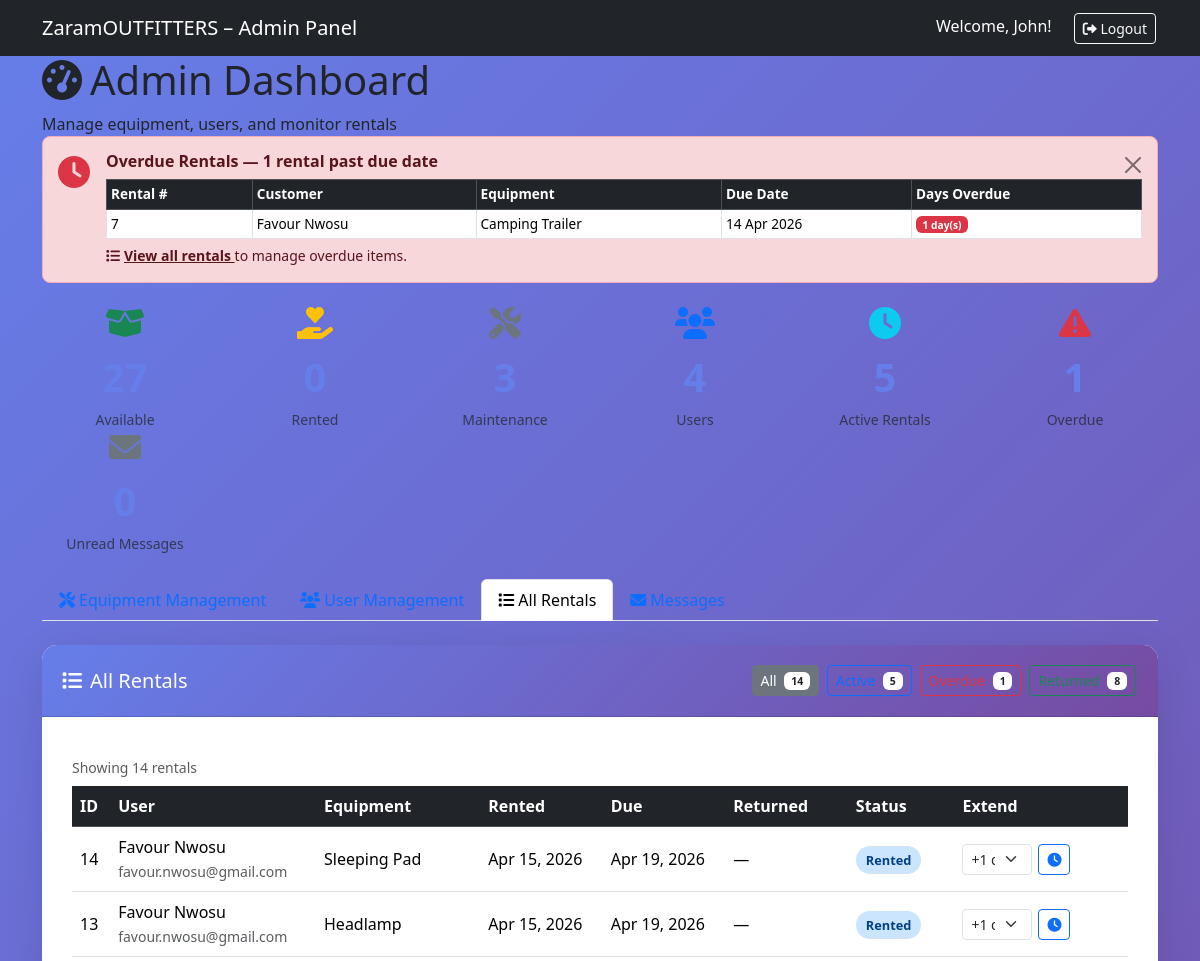
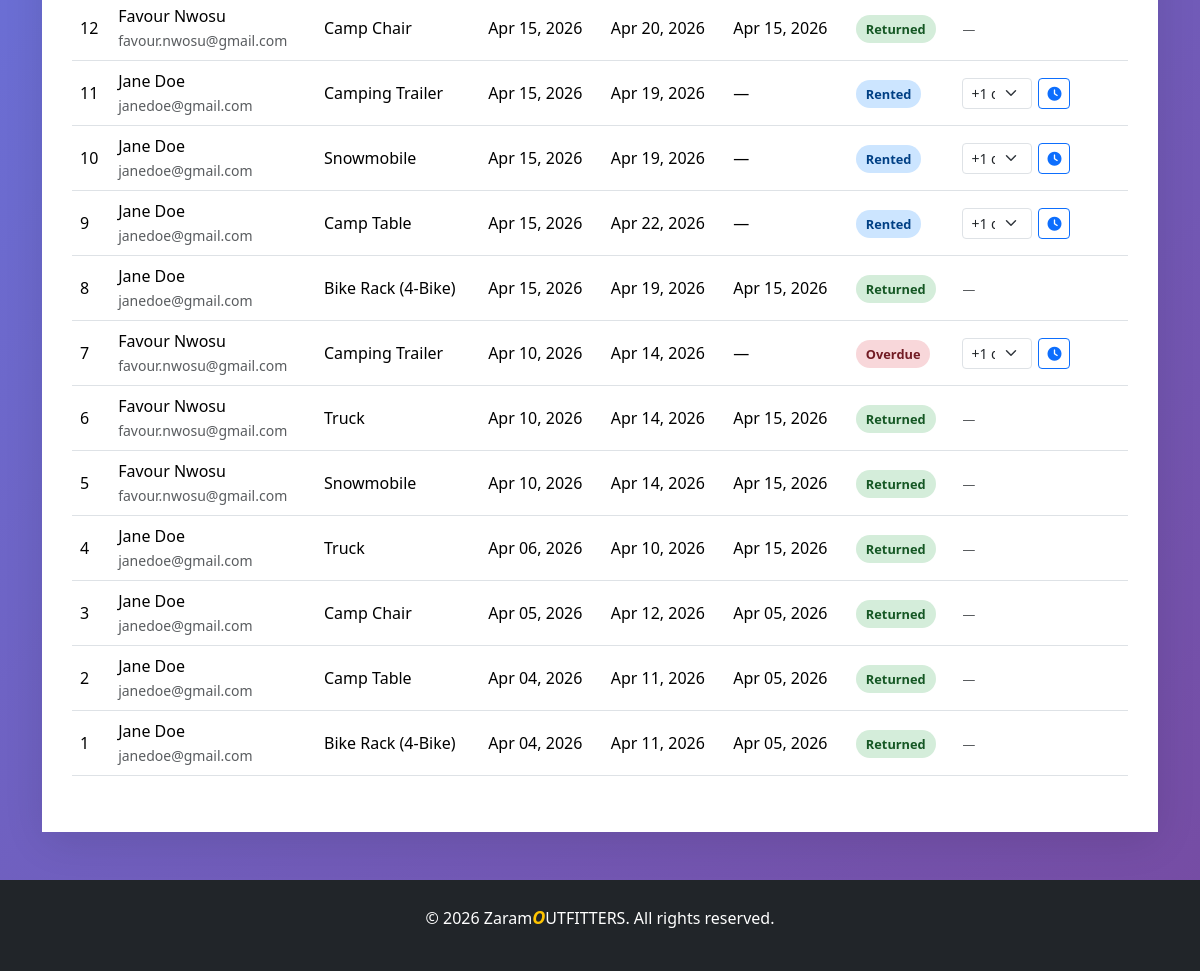
The page /admin-dashboard.php?tab=rentals (signed in) on the database its author committed (2 pictures, top to bottom).
### tables this page shows
CREATE TABLE `rentals` (
  `rental_id` int NOT NULL,
  `user_id` int NOT NULL,
  `equipment_id` int NOT NULL,
  `rental_date` date NOT NULL,
  `due_date` date NOT NULL,
  `return_date` date DEFAULT NULL,
  `status` enum('rented','returned','overdue') NOT NULL DEFAULT 'rented'
);

CREATE TABLE `users` (
  `user_id` int NOT NULL,
  `firstname` varchar(50) NOT NULL,
  `lastname` varchar(50) NOT NULL,
  `email` varchar(100) NOT NULL,
  `password_hash` varchar(255) NOT NULL,
  `phone` varchar(20) DEFAULT NULL,
  `DOB` date DEFAULT NULL,
  `role` enum('admin','user') NOT NULL DEFAULT 'user',
  `account_status` enum('active','suspended','inactive') NOT NULL DEFAULT 'active',
  `date_created` timestamp NULL DEFAULT CURRENT_TIMESTAMP
);

CREATE TABLE `equipment` (
  `equipment_id` int NOT NULL,
  `categoryID` int NOT NULL,
  `name` varchar(100) NOT NULL,
  `description` text,
  `daily_rate` decimal(10,2) NOT NULL,
  `total_quantity` int NOT NULL,
  `available_quantity` int NOT NULL,
  `status` enum('available','rented','maintenance') NOT NULL DEFAULT 'available',
  `condition_status` enum('new','good','fair') NOT NULL DEFAULT 'good',
  `image` varchar(255) DEFAULT NULL
);

### admin-dashboard.php (the view, shortened to what this page needs)
<?php
require_once 'config.php';
$active_tab = $_GET['tab'] ?? 'equipment';
$stats = $pdo->query("
    SELECT
        (SELECT COUNT(*) FROM equipment WHERE status = 'available')   AS available_equipment,
        (SELECT COUNT(*) FROM equipment WHERE status = 'rented')      AS rented_equipment,
        (SELECT COUNT(*) FROM equipment WHERE status = 'maintenance') AS maintenance_equipment,
        (SELECT COUNT(*) FROM users    WHERE role = 'user')           AS total_users,
        (SELECT COUNT(*) FROM rentals  WHERE status = 'rented')       AS active_rentals,
        (SELECT COUNT(*) FROM rentals  WHERE status = 'overdue')      AS overdue_rentals
")->fetch();
try {
    $contact_messages = $pdo->query("SELECT * FROM contact_messages ORDER BY submitted_at DESC LIMIT 100")->fetchAll();
    $unread_count = count(array_filter($contact_messages, fn($m) => $m['status'] === 'unread'));
} catch (PDOException $e) { $contact_messages = []; $unread_count = 0; }
$overdue_detail = $pdo->query("
    SELECT r.rental_id, r.due_date, u.firstname, u.lastname, e.name AS equipment_name
    FROM rentals r
    JOIN users u     ON r.user_id      = u.user_id
    JOIN equipment e ON r.equipment_id = e.equipment_id
    WHERE r.status = 'overdue'
    ORDER BY r.due_date ASC
    LIMIT 10
")->fetchAll();
?>
<!DOCTYPE html>
<html lang="en">
<head>
    <link href="https://cdn.jsdelivr.net/npm/bootstrap@5.3.8/dist/css/bootstrap.min.css" rel="stylesheet">
    <link rel="stylesheet" href="https://cdnjs.cloudflare.com/ajax/libs/font-awesome/6.0.0/css/all.min.css">
    <link href="css/style.css" rel="stylesheet">
</head>
<body class="page-admin">
    <nav class="navbar navbar-expand-lg navbar-dark bg-dark">
        <div class="container">
            <a class="navbar-brand" href="index.php">ZaramOUTFITTERS – Admin Panel</a>
            <div class="ms-auto">
                <span class="text-white me-3">Welcome, <?php echo htmlspecialchars($_SESSION['firstname']); ?>!</span>
                <a href="logout.php" class="btn btn-outline-light btn-sm">
                    <i class="fas fa-sign-out-alt"></i> Logout
                </a>
            </div>
        </div>
    </nav>
    <div class="dashboard-header">
        <div class="container">
            <h1><i class="fas fa-tachometer-alt me-2"></i>Admin Dashboard</h1>
            <p class="mb-0">Manage equipment, users, and monitor rentals</p>
        </div>
    </div>
    <div class="container mb-5">
        <?php if (!empty($overdue_detail)): ?>
        <div class="alert alert-danger alert-dismissible fade show mb-4" role="alert">
            <div class="d-flex align-items-start gap-3">
                <i class="fas fa-clock fa-2x text-danger flex-shrink-0 mt-1"></i>
                <div class="flex-grow-1">
                    <h6 class="fw-bold mb-2">
                        Overdue Rentals &mdash; <?php echo count($overdue_detail); ?> rental<?php echo count($overdue_detail) !== 1 ? 's' : ''; ?> past due date
                    </h6>
                    <div class="table-responsive">
                        <table class="table table-sm table-bordered mb-1" style="background:white; font-size:0.85rem;">
                            <thead class="table-dark">
                                <tr>
                                    <th>Rental #</th>
                                    <th>Customer</th>
                                    <th>Equipment</th>
                                    <th>Due Date</th>
                                    <th>Days Overdue</th>
                                </tr>
                            </thead>
                            <tbody>
                                <?php foreach ($overdue_detail as $od): ?>
                                <tr>
                                    <td><?php echo $od['rental_id']; ?></td>
                                    <td><?php echo htmlspecialchars($od['firstname'] . ' ' . $od['lastname']); ?></td>
                                    <td><?php echo htmlspecialchars($od['equipment_name']); ?></td>
                                    <td><?php echo date('d M Y', strtotime($od['due_date'])); ?></td>
                                    <td>
                                        <span class="badge bg-danger">
                                            <?php echo max(0, (int)((time() - strtotime($od['due_date'])) / 86400)); ?> day(s)
                                        </span>
                                    </td>
                                </tr>
                                <?php endforeach; ?>
                            </tbody>
                        </table>
                    </div>
                    <small>
                        <a href="?tab=rentals" class="alert-link fw-semibold">
                            <i class="fas fa-list me-1"></i>View all rentals
                        </a> to manage overdue items.
                    </small>
                </div>
            </div>
            <button type="button" class="btn-close" data-bs-dismiss="alert"></button>
        </div>
        <?php endif; ?>
        <div class="row mb-4">
            <div class="col-md-2">
                <div class="stat-card text-center">
                    <i class="fas fa-box-open fa-2x text-success mb-2"></i>
                    <div class="stat-number"><?php echo $stats['available_equipment']; ?></div>
                    <small class="text-muted">Available</small>
                </div>
            </div>
            <div class="col-md-2">
                <div class="stat-card text-center">
                    <i class="fas fa-hand-holding-heart fa-2x text-warning mb-2"></i>
                    <div class="stat-number"><?php echo $stats['rented_equipment']; ?></div>
                    <small class="text-muted">Rented</small>
                </div>
            </div>
            <div class="col-md-2">
                <div class="stat-card text-center">
                    <i class="fas fa-tools fa-2x text-secondary mb-2"></i>
                    <div class="stat-number"><?php echo $stats['maintenance_equipment']; ?></div>
                    <small class="text-muted">Maintenance</small>
                </div>
            </div>
            <div class="col-md-2">
                <div class="stat-card text-center">
                    <i class="fas fa-users fa-2x text-primary mb-2"></i>
                    <div class="stat-number"><?php echo $stats['total_users']; ?></div>
                    <small class="text-muted">Users</small>
                </div>
            </div>
            <div class="col-md-2">
                <div class="stat-card text-center">
                    <i class="fas fa-clock fa-2x text-info mb-2"></i>
                    <div class="stat-number"><?php echo $stats['active_rentals']; ?></div>
                    <small class="text-muted">Active Rentals</small>
                </div>
            </div>
            <div class="col-md-2">
                <div class="stat-card text-center">
                    <i class="fas fa-exclamation-triangle fa-2x text-danger mb-2"></i>
                    <div class="stat-number"><?php echo $stats['overdue_rentals']; ?></div>
                    <small class="text-muted">Overdue</small>
                </div>
            </div>
            <div class="col-md-2">
                <div class="stat-card text-center" style="cursor:pointer;" onclick="window.location='?tab=messages'">
                    <i class="fas fa-envelope fa-2x <?php echo $unread_count > 0 ? 'text-warning' : 'text-secondary'; ?> mb-2"></i>
                    <div class="stat-number"><?php echo $unread_count; ?></div>
                    <small class="text-muted">Unread Messages</small>
                </div>
            </div>
        </div>
        <ul class="nav nav-tabs mb-4">
            <li class="nav-item">
                <a class="nav-link <?php echo $active_tab == 'equipment' ? 'active' : ''; ?>" href="?tab=equipment">
                    <i class="fas fa-tools me-1"></i>Equipment Management
                </a>
            </li>
            <li class="nav-item">
                <a class="nav-link <?php echo $active_tab == 'users' ? 'active' : ''; ?>" href="?tab=users">
                    <i class="fas fa-users me-1"></i>User Management
                </a>
            </li>
            <li class="nav-item">
                <a class="nav-link <?php echo $active_tab == 'rentals' ? 'active' : ''; ?>" href="?tab=rentals">
                    <i class="fas fa-list me-1"></i>All Rentals
                </a>
            </li>
            <li class="nav-item">
                <a class="nav-link <?php echo $active_tab == 'messages' ? 'active' : ''; ?>" href="?tab=messages">
                    <i class="fas fa-envelope me-1"></i>Messages
                </a>
            </li>
        </ul>
        <?php if ($active_tab == 'rentals'): ?>
            <?php
            $rental_filter = $_GET['rental_status'] ?? 'all';
            $rental_sql = "
                SELECT r.*, u.firstname, u.lastname, u.email, e.name AS equipment_name
                FROM rentals r
                JOIN users u     ON r.user_id      = u.user_id
                JOIN equipment e ON r.equipment_id = e.equipment_id
            ";
            $rental_sql .= " ORDER BY r.rental_date DESC LIMIT 200";
            $rentals = $pdo->query($rental_sql)->fetchAll();
            $rental_counts = $pdo->query("
                SELECT status, COUNT(*) AS cnt FROM rentals GROUP BY status
            ")->fetchAll(PDO::FETCH_KEY_PAIR);
            $total_rentals = array_sum($rental_counts);
            ?>
            <div class="card">
                <div class="card-header d-flex justify-content-between align-items-center flex-wrap gap-2">
                    <h5 class="mb-0"><i class="fas fa-list me-2"></i>All Rentals</h5>
                    <div class="d-flex flex-wrap gap-1">
                        <?php
                        $filter_opts = [
                            'all'      => ['All',      'secondary', $total_rentals],
                            'rented'   => ['Active',   'primary',   $rental_counts['rented']   ?? 0],
                            'overdue'  => ['Overdue',  'danger',    $rental_counts['overdue']  ?? 0],
                            'returned' => ['Returned', 'success',   $rental_counts['returned'] ?? 0],
                        ];
                        foreach ($filter_opts as $val => [$label, $colour, $count]):
                            $active_cls = $rental_filter === $val ? "btn-{$colour}" : "btn-outline-{$colour}";
                        ?>
                        <a href="?tab=rentals&rental_status=<?php echo $val; ?>"
                           class="btn btn-sm <?php echo $active_cls; ?>">
                            <?php echo $label; ?>
                            <span class="badge bg-white text-dark ms-1"><?php echo $count; ?></span>
                        </a>
                        <?php endforeach; ?>
                    </div>
                </div>
                <div class="card-body table-responsive">
                    <?php if (count($rentals) > 0): ?>
                    <p class="text-muted small mb-2">
                        Showing <?php echo count($rentals); ?> rental<?php echo count($rentals) !== 1 ? 's' : ''; ?>
                    </p>
                    <table class="table table-hover align-middle">
                        <thead class="table-dark">
                            <tr>
                                <th>ID</th>
                                <th>User</th>
                                <th>Equipment</th>
                                <th>Rented</th>
                                <th>Due</th>
                                <th>Returned</th>
                                <th>Status</th>
                                <th>Extend</th>
                            </tr>
                        </thead>
                        <tbody>
                            <?php foreach ($rentals as $rental): ?>
                            <tr>
                                <td><?php echo $rental['rental_id']; ?></td>
                                <td>
                                    <?php echo htmlspecialchars($rental['firstname'] . ' ' . $rental['lastname']); ?>
                                    <br><small class="text-muted"><?php echo htmlspecialchars($rental['email']); ?></small>
                                </td>
                                <td><?php echo htmlspecialchars($rental['equipment_name']); ?></td>
                                <td><?php echo date('M d, Y', strtotime($rental['rental_date'])); ?></td>
                                <td><?php echo date('M d, Y', strtotime($rental['due_date'])); ?></td>
                                <td><?php echo $rental['return_date'] ? date('M d, Y', strtotime($rental['return_date'])) : '—'; ?></td>
                                <td>
                                    <?php
                                    $badge = match($rental['status']) {
                                        'rented'   => ['status-rented',      'Rented'],
                                        'overdue'  => ['status-overdue',     'Overdue'],
                                        'returned' => ['status-available',   'Returned'],
                                        default    => ['status-inactive',    ucfirst($rental['status'])],
                                    };
                                    ?>
                                    <span class="status-badge <?php echo $badge[0]; ?>"><?php echo $badge[1]; ?></span>
                                </td>
                                <td>
                                    <?php if (in_array($rental['status'], ['rented','overdue'])): ?>
                                    <form method="POST" class="d-flex align-items-center gap-1" style="min-width:140px;">
                                        <select name="extend_days" class="form-select form-select-sm" style="width:70px;">
                                            <option value="1">+1 day</option>
                                        </select>
                                        <button type="submit" name="extend_rental"
                                                class="btn btn-sm btn-outline-primary"
                                                onclick="return confirm('Extend this rental?')"
                                                title="Extend due date">
                                            <i class="fas fa-clock"></i>
                                        </button>
                                    </form>
                                    <?php else: ?>
                                        <span class="text-muted" style="font-size:.8rem;">—</span>
                                    <?php endif; ?>
                                </td>
                            </tr>
                            <?php endforeach; ?>
                        </tbody>
                    </table>
                    <?php endif; ?>
                </div>
            </div>
        <?php endif; ?>
    </div>
    <footer class="bg-dark text-white py-4 mt-5">
        <div class="container text-center">
            <p>&copy; 2026 Zaram<span style="color:#ffc400;font-style:italic;font-weight:bold;">O</span>UTFITTERS. All rights reserved.</p>
        </div>
    </footer>
</body>
</html>

### rows shown on the page
rentals: rental_id "7", user.lastname "Favour Nwosu", equipment.name "Camping Trailer", due_date "14 Apr 2026", user.email "favour.nwosu@gmail.com", rental_date "Apr 10, 2026", due_date "Apr 14, 2026", status "Overdue"
rentals: rental_id "14", user.lastname "Favour Nwosu", user.email "favour.nwosu@gmail.com", equipment.name "Sleeping Pad", rental_date "Apr 15, 2026", due_date "Apr 19, 2026", status "Rented"
rentals: rental_id "13", user.lastname "Favour Nwosu", user.email "favour.nwosu@gmail.com", equipment.name "Headlamp", rental_date "Apr 15, 2026", due_date "Apr 19, 2026", status "Rented"
rentals: rental_id "12", user.lastname "Favour Nwosu", user.email "favour.nwosu@gmail.com", equipment.name "Camp Chair", rental_date "Apr 15, 2026", due_date "Apr 20, 2026", return_date "Apr 15, 2026", status "Returned"
rentals: rental_id "11", user.lastname "Jane Doe", user.email "janedoe@gmail.com", equipment.name "Camping Trailer", rental_date "Apr 15, 2026", due_date "Apr 19, 2026", status "Rented"
rentals: rental_id "10", user.lastname "Jane Doe", user.email "janedoe@gmail.com", equipment.name "Snowmobile", rental_date "Apr 15, 2026", due_date "Apr 19, 2026", status "Rented"
rentals: rental_id "9", user.lastname "Jane Doe", user.email "janedoe@gmail.com", equipment.name "Camp Table", rental_date "Apr 15, 2026", due_date "Apr 22, 2026", status "Rented"
rentals: rental_id "8", user.lastname "Jane Doe", user.email "janedoe@gmail.com", equipment.name "Bike Rack (4-Bike)", rental_date "Apr 15, 2026", due_date "Apr 19, 2026", return_date "Apr 15, 2026", status "Returned"
rentals: rental_id "6", user.lastname "Favour Nwosu", user.email "favour.nwosu@gmail.com", equipment.name "Truck", rental_date "Apr 10, 2026", due_date "Apr 14, 2026", return_date "Apr 15, 2026", status "Returned"
rentals: rental_id "5", user.lastname "Favour Nwosu", user.email "favour.nwosu@gmail.com", equipment.name "Snowmobile", rental_date "Apr 10, 2026", due_date "Apr 14, 2026", return_date "Apr 15, 2026", status "Returned"
rentals: rental_id "4", user.lastname "Jane Doe", user.email "janedoe@gmail.com", equipment.name "Truck", rental_date "Apr 06, 2026", due_date "Apr 10, 2026", return_date "Apr 15, 2026", status "Returned"
rentals: rental_id "3", user.lastname "Jane Doe", user.email "janedoe@gmail.com", equipment.name "Camp Chair", rental_date "Apr 05, 2026", due_date "Apr 12, 2026", return_date "Apr 05, 2026", status "Returned"
rentals: rental_id "2", user.lastname "Jane Doe", user.email "janedoe@gmail.com", equipment.name "Camp Table", rental_date "Apr 04, 2026", due_date "Apr 11, 2026", return_date "Apr 05, 2026", status "Returned"
rentals: rental_id "1", user.lastname "Jane Doe", user.email "janedoe@gmail.com", equipment.name "Bike Rack (4-Bike)", rental_date "Apr 04, 2026", due_date "Apr 11, 2026", return_date "Apr 05, 2026", status "Returned"

### other values the page prints
$_SESSION['firstname'] "John"
count($overdue_detail) "1"
$label "All"
$count "14"
$count "5"
$count "1"
$count "8"
count($rentals) "14"
